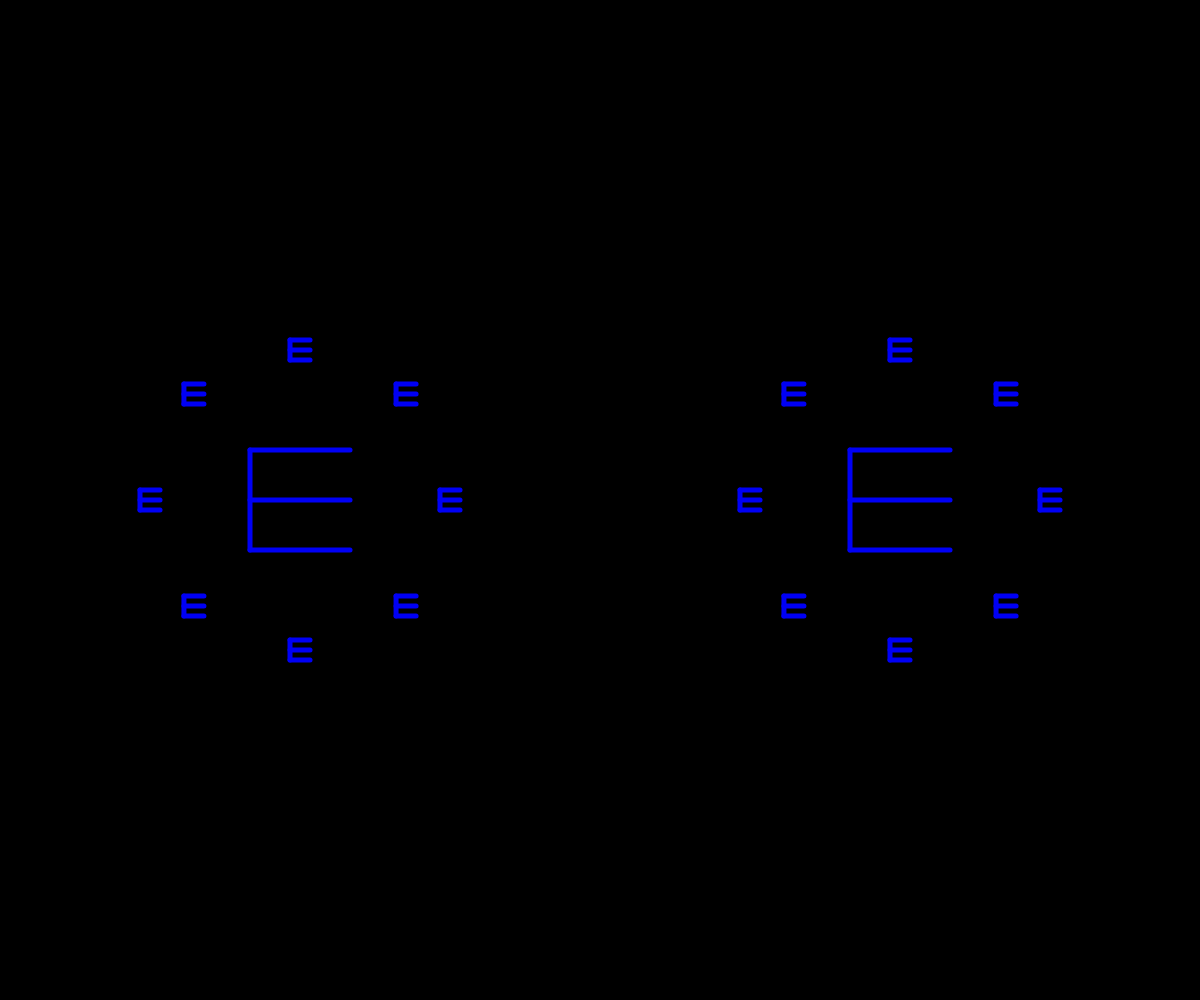
Frame 1 (no input)
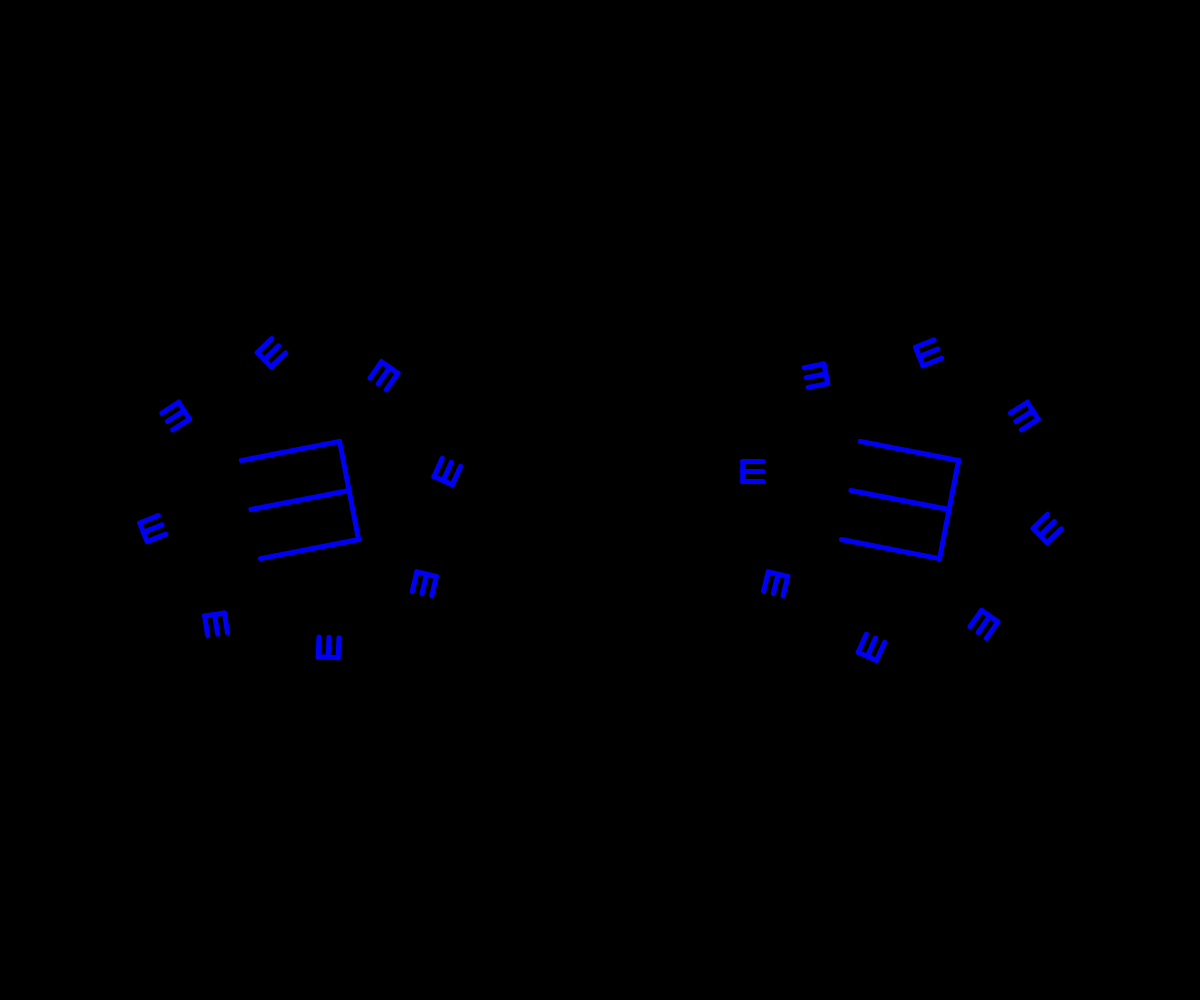
Frame 60 (no input)
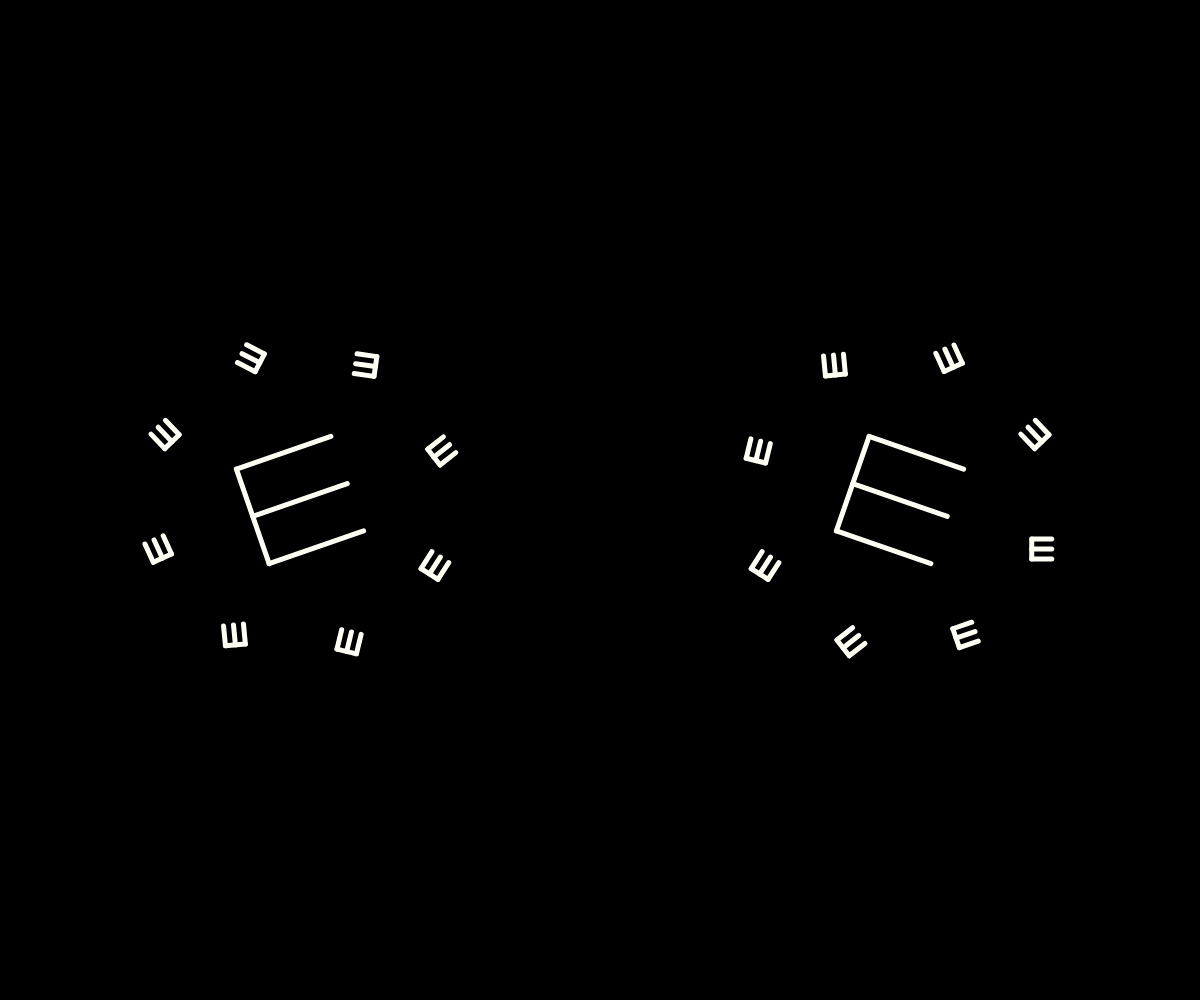
Frame 120 (the mouse pressed at the canvas centre since frame 60)

The p5.js sketch that drew these frames (run headless with seeded random() and noise() and a simulated clock; from frame 60 on, the mouse is pressed at the canvas centre):

// p5.js sketch
// ── sketch.js
//I referenced ChatGPT (how to make a large E rotate around smaller ones)
//I edited the space between them, change colour according to mouseX & Y
let angle = 0;

function setup() {
  createCanvas(window.innerWidth, window.innerHeight);
}



function drawE(x, y, size) {
  strokeWeight(5);
  stroke(mouseX, mouseY, 245);
  line(x, y, x + size, y); 
  line(x, y, x, y + size); 
  line(x, y + size / 2, x + size, y + size / 2); 
  line(x, y + size, x + size, y + size); 
}

function drawLittleE(x, y, size, angle, radius) {
  let r = random(50, 150);
  let g = random(100, 200);
  let b = random(200, 255);
  
  stroke(r, g, b);
  push();
  translate(x, y);
  rotate(angle);
  drawE(-size / 2, -size / 2, size);
  pop();
}

function draw() {
  background(0);
  
  push();
  translate(width / 4, height / 2);
  rotate(angle);
  drawE(-50, -50, 100);
  
  let radius = 150;
  for (let i = 0; i < 8; i++) {
    let littleE_angle = i * TWO_PI / 8;
    let littleE_x = radius * cos(littleE_angle);
    let littleE_y = radius * sin(littleE_angle);
    drawLittleE(littleE_x, littleE_y, 20, angle * (i + 1), radius);
  }
  
  pop();
  
  push();
  translate(width * 3/4, height / 2);
  rotate(-angle); // rotate in the opposite direction
  drawE(-50, -50, 100);
  
  for (let i = 0; i < 8; i++) {
    let littleE_angle = i * TWO_PI / 8;
    let littleE_x = radius * cos(littleE_angle);
    let littleE_y = radius * sin(littleE_angle);
    drawLittleE(littleE_x, littleE_y, 20, angle * (i + 1), radius);
  }
  
  pop();
  
  angle += 0.05;
}
